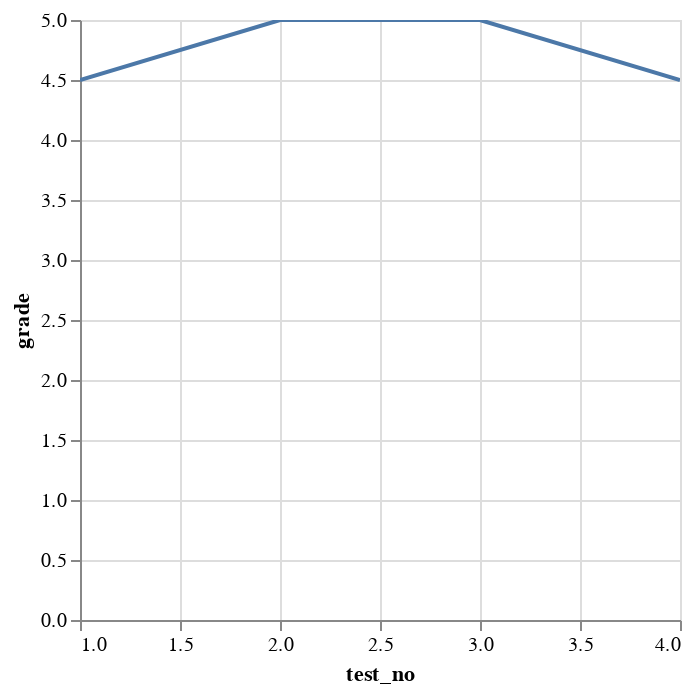

The notebook cell this image was saved under:
### Markdown cell above
#### Plotting data
Data can be visualised using most plotting libraries. There are some shortcuts built into Polars which are based on Altair (https://altair-viz.github.io/gallery/index.html).

### Code cell
# diagram for the maths grades
(gradebook
    .filter(pl.col('subject') == 'M')
    .with_row_index('test_no', offset=1)
    .plot.line(
        x='test_no',
        y='grade'
    )
)

### Figure 1 — Vega-Lite specification as saved in the notebook (floating-point values rounded to 4 significant figures)
{"config": {"view": {"continuousWidth": 300, "continuousHeight": 300}}, "data": {"name": "data-5b8af9b230943eb77c40c48334094439"}, "mark": {"type": "line", "tooltip": true}, "encoding": {"x": {"field": "test_no", "type": "quantitative"}, "y": {"field": "grade", "type": "quantitative"}}, "params": [{"name": "param_2", "select": {"type": "interval", "encodings": ["x", "y"]}, "bind": "scales"}], "$schema": "https://vega.github.io/schema/vega-lite/v5.20.1.json", "datasets": {"data-5b8af9b230943eb77c40c48334094439": [{"test_no": 1, "subject": "M", "grade": 4.5}, {"test_no": 2, "subject": "M", "grade": 5.0}, {"test_no": 3, "subject": "M", "grade": 5.0}, {"test_no": 4, "subject": "M", "grade": 4.5}]}}
